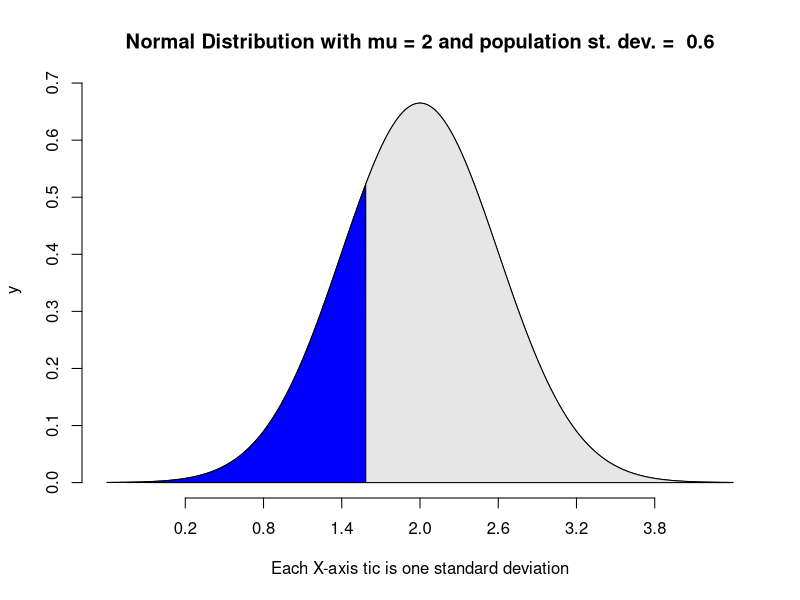

The R script that drew this image:
# Source:  https://www.dummies.com/education/math/statistics/z-testing-r/

z.test.vector = function(x, popmu, popstdev) {
  # x is your data set/observations
  # popmu is the population mean
  # popvar is the population standard deviation
  
  one.tail.p <- NULL
  
  #compute the z-score
  
  stderror.of.pop.mean <- popstdev/sqrt(length(x))
  z.score <- round((mean(x)-popmu)/stderror.of.pop.mean, 3)
  
  one.tail.p <- round(pnorm(abs(z.score),lower.tail = FALSE),5)
  
  #cat("z score:", z.score, "\n")
  #cat("one-tailed probability:", one.tail.p, "\n")
  #cat("two-tailed probability:", 2*one.tail.p, "\n")
  
  return (list("z" = z.score, 
               "stderrorOfPopMean" = stderror.of.pop.mean,
               "one.tail.probability" = one.tail.p,
               "two.tail.probability" = 2*one.tail.p))
  
}

IQ.data.vector <- c(100,103,104,109,109,88, 103, 155, 119, 103, 116,105,108,97)

z.results <- z.test.vector(IQ.data.vector, 100, 15)


##### Katie Ann Jager vidoe on Normal distribution
# https://www.youtube.com/watch?v=QkmSUq498iY

mu = 2
stdev = 0.6
x = 1.584

#Draw the normal distribution, with x axis
#marked off in standard deviations.
#graph centered at the population mean of 2

range = seq(mu-4*stdev, mu+4*stdev, 0.01)

#density function to generate range for x values
y = dnorm(x=range, mean = mu, sd = stdev)

mainTitle = paste("Normal Distribution with mu =",
                  mu, "and population st. dev. = ",
                  stdev,
                  sep=" ")

plot(range, 
     y, 
     xlab="Each X-axis tic is one standard deviation",
     main = mainTitle, type='l', ylim = c(0, max(y)+0.01), axes = FALSE)
#generate axes as you wish
axis(1, at=seq(mu-3*stdev, mu+3*stdev, stdev))
axis(2)

#CREATES A SECOND POLYGON that fits within the curve just drawn
#finding the X value in the curve and coloring area to the left of X
#combine values zero, a sequence from the lowest range value through x
#in increments of 0.01
cord.a = c(0, seq(min(range),x,0.01),                   x)
cord.b = c(0, dnorm(seq(min(range),x,0.01), mu, stdev), 0)
polygon(cord.a, cord.b, col="blue")

cord.c = c(x, seq(x, max(range), 0.01),                   max(range))
cord.d = c(0, dnorm(seq(x, max(range), 0.01), mu, stdev), 0)
polygon(cord.c, cord.d, col=grey(0.90))
